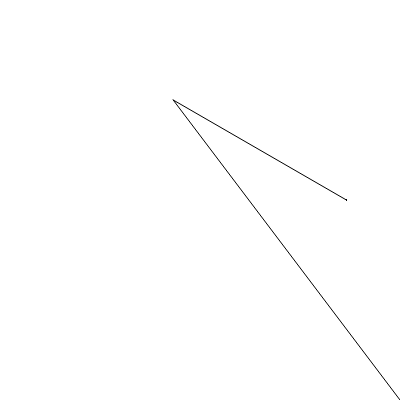
Frame 1 (no input)
Frame 60 (no input): identical to frame 1, image omitted
Frame 120 (the mouse pressed at the canvas centre since frame 60): identical to frame 1, image omitted

The p5.js sketch that drew this single still picture (run headless with seeded random() and noise() and a simulated clock; from frame 60 on, the mouse is pressed at the canvas centre):

// p5.js sketch
// ── sketch.js
let canvasHeight = 400;
let canvasWidth = 400;
let posX = canvasWidth;
let posY = canvasHeight;
let rotation = 30;
let count = 40

function setup() {
  createCanvas(canvasWidth, canvasHeight);
  angleMode(DEGREES);
  forward(200);
  for (let i = 0; i < count; i++) {
    forward(400);
  }
}

function forward(forward) {
  line(posX, posY, forward * cos(rotation), forward * sin(rotation));
  posX = forward * cos(rotation);
  posY = forward * sin(rotation);
}

function draw() {
}
